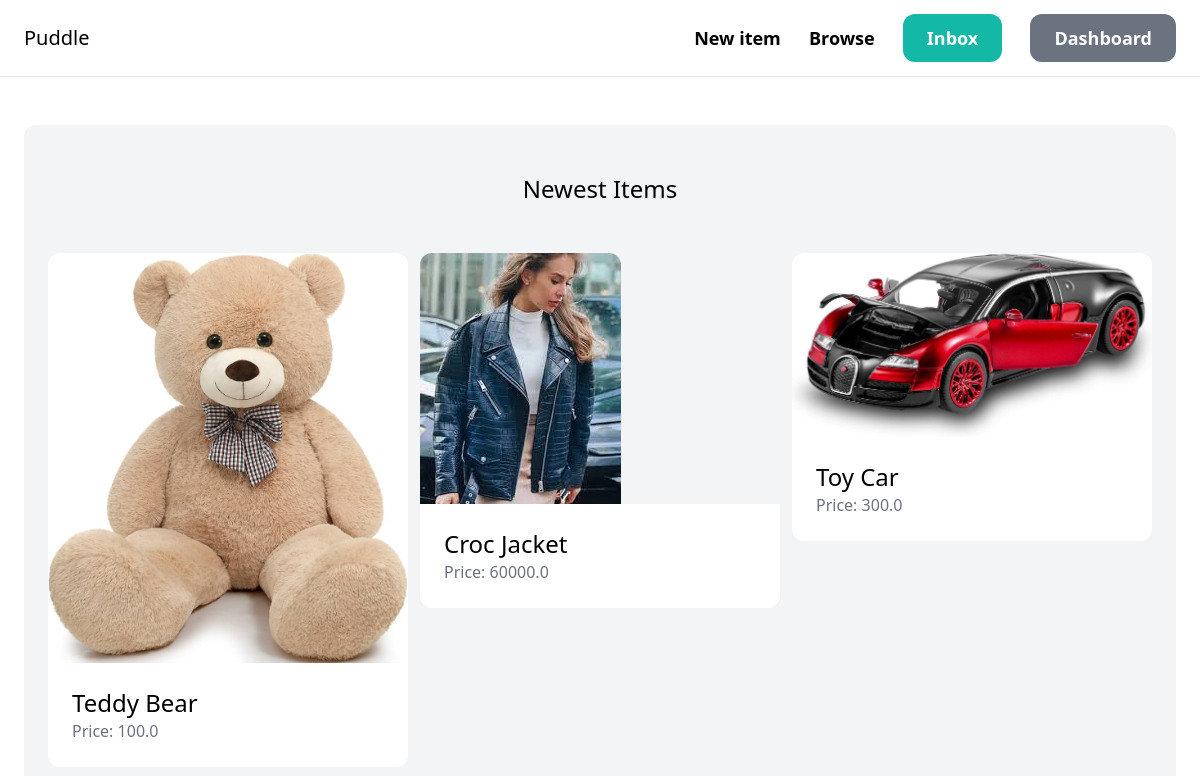
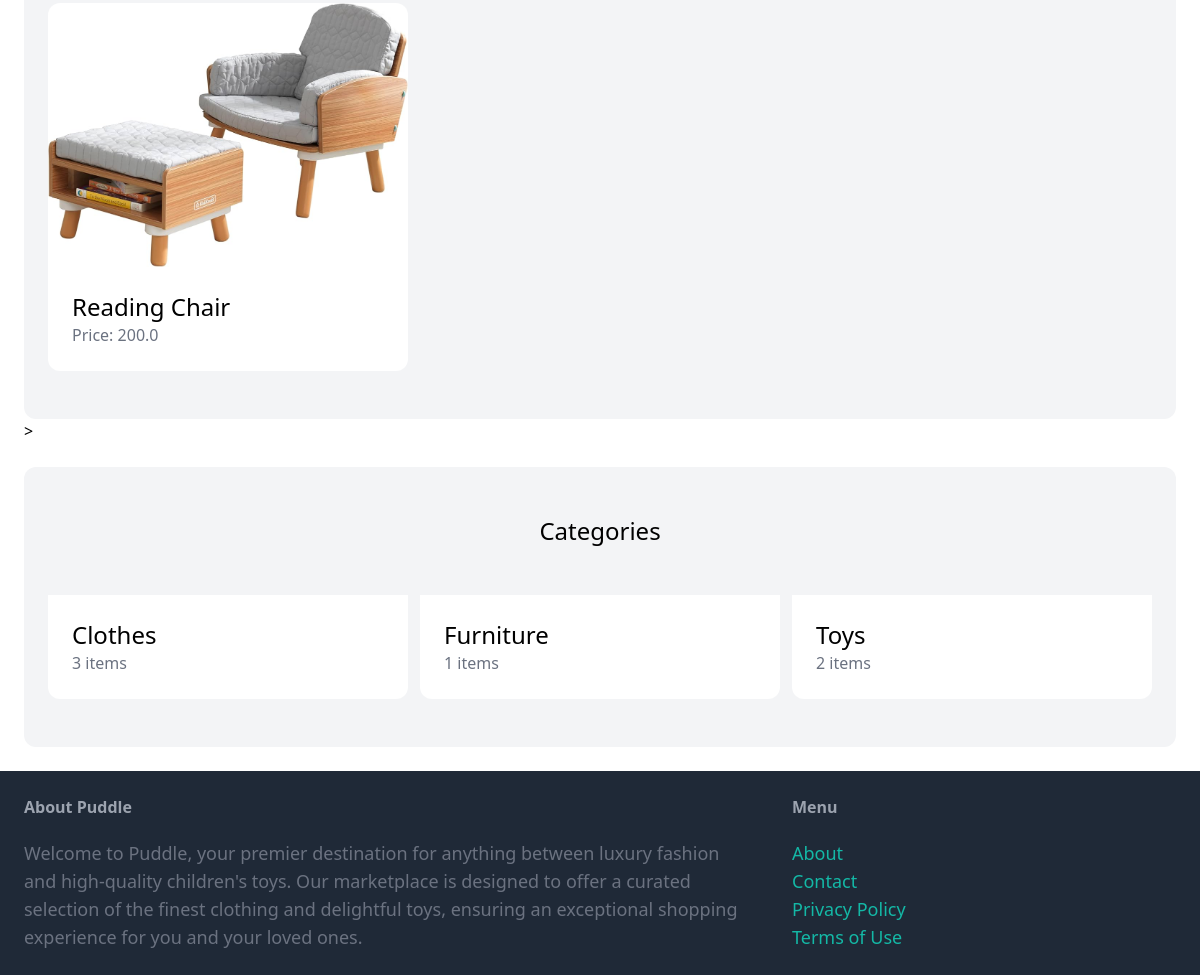
The app's page / (signed in) with its own data (2 pictures, top to bottom).
### item/models.py (models this page shows, shortened)
class Item(models.Model):
    category = models.ForeignKey(Category, related_name='items', on_delete=models.CASCADE)
    name = models.CharField(max_length=255)
    description = models.TextField(blank=True, null=True)
    price = models.FloatField()
    image = models.ImageField(upload_to='item_images', blank=True, null=True)
    is_sold = models.BooleanField(default=True)
    created_by = models.ForeignKey(User, related_name='items', on_delete=models.CASCADE)
    created_at = models.DateTimeField(auto_now_add=True)

class Category(models.Model):
    name = models.CharField(max_length=255)
    class Meta:
        ordering = ('name',)
        verbose_name_plural = 'Categories'

### core/views.py (the view)
# urls.py: path('', views.index, name='index'),
def index(request):
    items = Item.objects.filter(is_sold=False)[0:6]
    categories = Category.objects.all()
    return render(request, 'core/index.html', {
        "categories" : categories,
        "items": items,
        })

### core/templates/core/index.html (shortened to what this page needs)
{% extends 'core/base.html' %}
{% block content %}
<div class="mt-6 px-6 py-12 bg-gray-100 rounded-xl">
    <h2 class="mb-12 text-2xl text-center">Newest Items</h2>
    <div class="grid grid-cols-3 gap-3">
        {% for item in items %}
        <div>
            <a href="{% url 'item:detail' item.id %}">
                <div>
                    <img src="{{ item.image.url }}" class="rounded-t-xl">
                </div>
                <div class="p-6 bg-white rounded-b-xl">
                    <h2 class="text-2xl">{{ item.name }}</h2>
                    <p class="text-gray-500">Price: {{ item.price }}</p>
                </div>
            </a>
        </div>
        {% endfor %}
    </div>
</div>>
<div class="mt-6 px-6 py-12 bg-gray-100 rounded-xl">
    <h2 class="mb-12 text-2xl text-center">Categories</h2>
    <div class="grid grid-cols-3 gap-3">
        {% for category in categories %}
            <div>
                <a href="#">
                    <div class="p-6 bg-white rounded-b-xl">
                        <h2 class="text-2xl">{{ category.name }}</h2>
                        <p class="text-gray-500">{{ category.items.count }} items</p>
                    </div>
                </a>
            </div>
        {% endfor %}
    </div>
</div>
{% endblock %}

### records on screen
Item: image (picture), name "Teddy Bear", price "100.0"
Item: image (picture), name "Croc Jacket", price "60000.0"
Item: image (picture), name "Toy Car", price "300.0"
Item: image (picture), name "Reading Chair", price "200.0"
Category: name "Clothes", items.count "3"
Category: name "Furniture", items.count "1"
Category: name "Toys", items.count "2"
